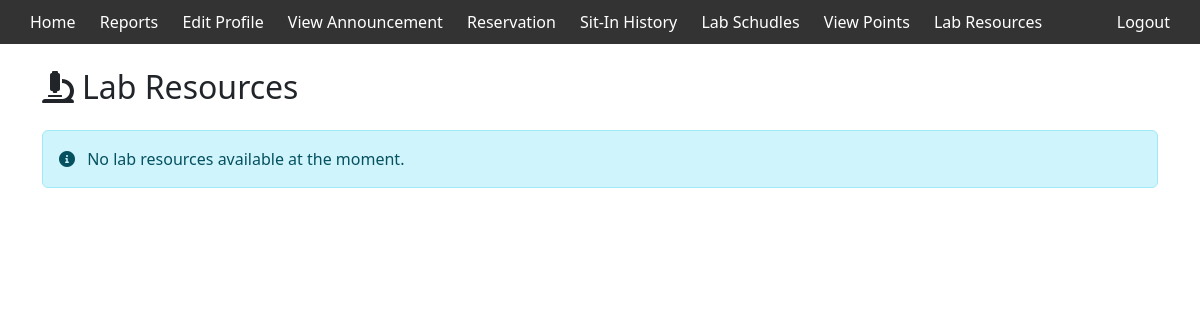
Before: /lab_student.php (signed in) with the older database file.
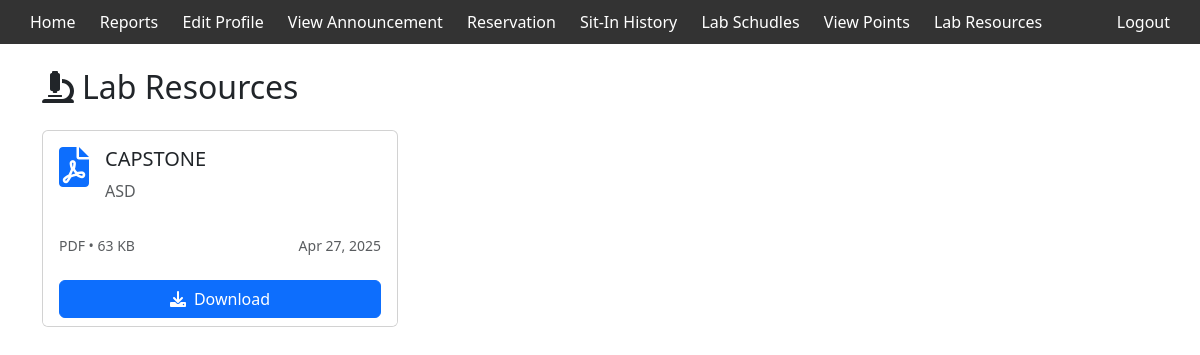
After: the same page with the newer database file.
### tables this page shows
CREATE TABLE `lab_resources` (
  `id` int(11) NOT NULL,
  `title` varchar(255) NOT NULL,
  `description` text DEFAULT NULL,
  `file_name` varchar(255) NOT NULL,
  `file_path` varchar(255) NOT NULL,
  `file_type` varchar(50) NOT NULL,
  `file_size` int(11) NOT NULL,
  `uploaded_by` varchar(50) NOT NULL,
  `is_active` tinyint(1) DEFAULT 1,
  `uploaded_at` timestamp NOT NULL DEFAULT current_timestamp()
);

### lab_student.php (the view, shortened to what this page needs)
<?php
include 'db_connect.php';
$sql = "SELECT * FROM lab_resources WHERE is_active = 1 ORDER BY uploaded_at DESC";
$result = $conn->query($sql);
?>
<!DOCTYPE html>
<html lang="en">
<head>
    <link href="https://cdn.jsdelivr.net/npm/bootstrap@5.3.0/dist/css/bootstrap.min.css" rel="stylesheet">
    <link rel="stylesheet" href="https://cdnjs.cloudflare.com/ajax/libs/font-awesome/6.0.0/css/all.min.css">
</head>
<body>
<div class="header">
        <div>
            <a href="home.php">Home</a>
            <a href="reports.php">Reports</a>
            <a href="editprofile.php">Edit Profile</a>
            <a href="view_announcements.php">View Announcement</a>
            <a href="reservation.php">Reservation</a>
            <a href="sitin.php">Sit-In History</a>
            <a href="lab_schedule_student.php">Lab Schudles</a>
            <a href="view_points.php">View Points</a>
            <a href="lab_student.php">Lab Resources</a>
        </div>
        <div>
        <a href="logout.php" onclick="return confirm('Are you sure you want to logout?');">Logout</a>
    </div>
    </div>
<div class="container py-4">
    <h2 class="mb-4"><i class="fas fa-microscope me-2"></i>Lab Resources</h2>
    <?php if ($result->num_rows > 0): ?>
        <div class="row g-4">
            <?php while ($resource = $result->fetch_assoc()): ?>
                <div class="col-md-6 col-lg-4">
                    <div class="card resource-card h-100">
                        <div class="card-body">
                            <div class="d-flex align-items-start mb-3">
                                <i class="fas fa-<?=
                                    match(strtolower($resource['file_type'])) {
                                        'pdf' => 'file-pdf',
                                        'doc','docx' => 'file-word',
                                        'ppt','pptx' => 'file-powerpoint',
                                        'xls','xlsx' => 'file-excel',
                                        'jpg','jpeg','png' => 'file-image',
                                        'zip','rar' => 'file-archive',
                                        default => 'file'
                                    }
                                ?> file-icon me-3"></i>
                                <div>
                                    <h5><?= htmlspecialchars($resource['title']) ?></h5>
                                    <?php if ($resource['description']): ?>
                                        <p class="text-muted"><?= htmlspecialchars($resource['description']) ?></p>
                                    <?php endif; ?>
                                </div>
                            </div>
                            <div class="d-flex justify-content-between align-items-center">
                                <small class="text-muted">
                                    <?= strtoupper($resource['file_type']) ?> •
                                    <?= round($resource['file_size'] / 1024) ?> KB
                                </small>
                                <small class="text-muted">
                                    <?= date('M j, Y', strtotime($resource['uploaded_at'])) ?>
                                </small>
                            </div>
                        </div>
                        <div class="card-footer bg-white border-top-0">
                            <a href="<?= htmlspecialchars($resource['file_path']) ?>"
                               class="btn btn-primary w-100"
                               download="<?= htmlspecialchars($resource['file_name']) ?>">
                               <i class="fas fa-download me-2"></i>Download
                            </a>
                        </div>
                    </div>
                </div>
            <?php endwhile; ?>
        </div>
    <?php else: ?>
        <div class="alert alert-info">
            <i class="fas fa-info-circle me-2"></i>
            No lab resources available at the moment.
        </div>
    <?php endif; ?>
</div>
</body>
</html>

Changed rows visible on the page:
added lab_resources: title "CAPSTONE", description "ASD", file_type "PDF", $resource['file_size']/1024 "63", uploaded_at "Apr 27, 2025"
Other visible differences:
text no longer shown: "No lab resources available at the moment."
